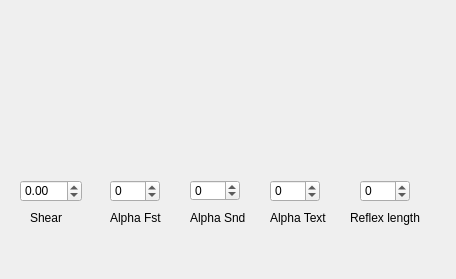
<ui version="4.0" >
 <class>Dialog</class>
 <widget class="QDialog" name="Dialog" >
  <property name="geometry" >
   <rect>
    <x>0</x>
    <y>0</y>
    <width>456</width>
    <height>279</height>
   </rect>
  </property>
  <property name="windowTitle" >
   <string>Dialog</string>
  </property>
  <widget class="QReflex" name="qreflex" >
   <property name="geometry" >
    <rect>
     <x>90</x>
     <y>20</y>
     <width>281</width>
     <height>171</height>
    </rect>
   </property>
   <property name="toolTip" >
    <string>Reflex text</string>
   </property>
   <property name="whatsThis" >
    <string>Reflex text</string>
   </property>
  </widget>
  <widget class="QDoubleSpinBox" name="doubleSpinBox" >
   <property name="geometry" >
    <rect>
     <x>20</x>
     <y>180</y>
     <width>62</width>
     <height>22</height>
    </rect>
   </property>
   <property name="minimum" >
    <double>-100.000000000000000</double>
   </property>
   <property name="maximum" >
    <double>100.000000000000000</double>
   </property>
  </widget>
  <widget class="QLabel" name="label" >
   <property name="geometry" >
    <rect>
     <x>30</x>
     <y>210</y>
     <width>53</width>
     <height>16</height>
    </rect>
   </property>
   <property name="text" >
    <string>Shear</string>
   </property>
  </widget>
  <widget class="QSpinBox" name="spinBox" >
   <property name="geometry" >
    <rect>
     <x>110</x>
     <y>180</y>
     <width>50</width>
     <height>22</height>
    </rect>
   </property>
   <property name="minimum" >
    <number>-100</number>
   </property>
   <property name="maximum" >
    <number>255</number>
   </property>
  </widget>
  <widget class="QLabel" name="label_2" >
   <property name="geometry" >
    <rect>
     <x>110</x>
     <y>210</y>
     <width>71</width>
     <height>16</height>
    </rect>
   </property>
   <property name="text" >
    <string>Alpha Fst</string>
   </property>
  </widget>
  <widget class="QSpinBox" name="spinBox_2" >
   <property name="geometry" >
    <rect>
     <x>190</x>
     <y>180</y>
     <width>50</width>
     <height>21</height>
    </rect>
   </property>
   <property name="minimum" >
    <number>-100</number>
   </property>
   <property name="maximum" >
    <number>255</number>
   </property>
  </widget>
  <widget class="QLabel" name="label_3" >
   <property name="geometry" >
    <rect>
     <x>190</x>
     <y>210</y>
     <width>71</width>
     <height>16</height>
    </rect>
   </property>
   <property name="text" >
    <string>Alpha Snd</string>
   </property>
  </widget>
  <widget class="QLabel" name="label_4" >
   <property name="geometry" >
    <rect>
     <x>270</x>
     <y>210</y>
     <width>71</width>
     <height>16</height>
    </rect>
   </property>
   <property name="text" >
    <string>Alpha Text</string>
   </property>
  </widget>
  <widget class="QSpinBox" name="spinBox_3" >
   <property name="geometry" >
    <rect>
     <x>270</x>
     <y>180</y>
     <width>50</width>
     <height>22</height>
    </rect>
   </property>
   <property name="minimum" >
    <number>-100</number>
   </property>
   <property name="maximum" >
    <number>255</number>
   </property>
  </widget>
  <widget class="QSpinBox" name="spinBox_4" >
   <property name="geometry" >
    <rect>
     <x>360</x>
     <y>180</y>
     <width>50</width>
     <height>22</height>
    </rect>
   </property>
   <property name="minimum" >
    <number>-100</number>
   </property>
   <property name="maximum" >
    <number>100</number>
   </property>
  </widget>
  <widget class="QLabel" name="label_5" >
   <property name="geometry" >
    <rect>
     <x>350</x>
     <y>210</y>
     <width>81</width>
     <height>16</height>
    </rect>
   </property>
   <property name="text" >
    <string>Reflex length</string>
   </property>
  </widget>
 </widget>
 <customwidgets>
  <customwidget>
   <class>QReflex</class>
   <extends>QWidget</extends>
   <header>qreflex.h</header>
  </customwidget>
 </customwidgets>
 <resources/>
 <connections>
  <connection>
   <sender>doubleSpinBox</sender>
   <signal>valueChanged(double)</signal>
   <receiver>qreflex</receiver>
   <slot>setShear(double)</slot>
   <hints>
    <hint type="sourcelabel" >
     <x>70</x>
     <y>220</y>
    </hint>
    <hint type="destinationlabel" >
     <x>140</x>
     <y>100</y>
    </hint>
   </hints>
  </connection>
  <connection>
   <sender>spinBox</sender>
   <signal>valueChanged(int)</signal>
   <receiver>qreflex</receiver>
   <slot>setAlphaFst(int)</slot>
   <hints>
    <hint type="sourcelabel" >
     <x>184</x>
     <y>220</y>
    </hint>
    <hint type="destinationlabel" >
     <x>140</x>
     <y>100</y>
    </hint>
   </hints>
  </connection>
  <connection>
   <sender>spinBox_2</sender>
   <signal>valueChanged(int)</signal>
   <receiver>qreflex</receiver>
   <slot>setAlphaSnd(int)</slot>
   <hints>
    <hint type="sourcelabel" >
     <x>294</x>
     <y>220</y>
    </hint>
    <hint type="destinationlabel" >
     <x>140</x>
     <y>100</y>
    </hint>
   </hints>
  </connection>
  <connection>
   <sender>spinBox_3</sender>
   <signal>valueChanged(int)</signal>
   <receiver>qreflex</receiver>
   <slot>setAlphaTxt(int)</slot>
   <hints>
    <hint type="sourcelabel" >
     <x>384</x>
     <y>220</y>
    </hint>
    <hint type="destinationlabel" >
     <x>140</x>
     <y>100</y>
    </hint>
   </hints>
  </connection>
  <connection>
   <sender>spinBox_4</sender>
   <signal>valueChanged(int)</signal>
   <receiver>qreflex</receiver>
   <slot>setReflexLgh(int)</slot>
   <hints>
    <hint type="sourcelabel" >
     <x>364</x>
     <y>140</y>
    </hint>
    <hint type="destinationlabel" >
     <x>140</x>
     <y>100</y>
    </hint>
   </hints>
  </connection>
 </connections>
</ui>
